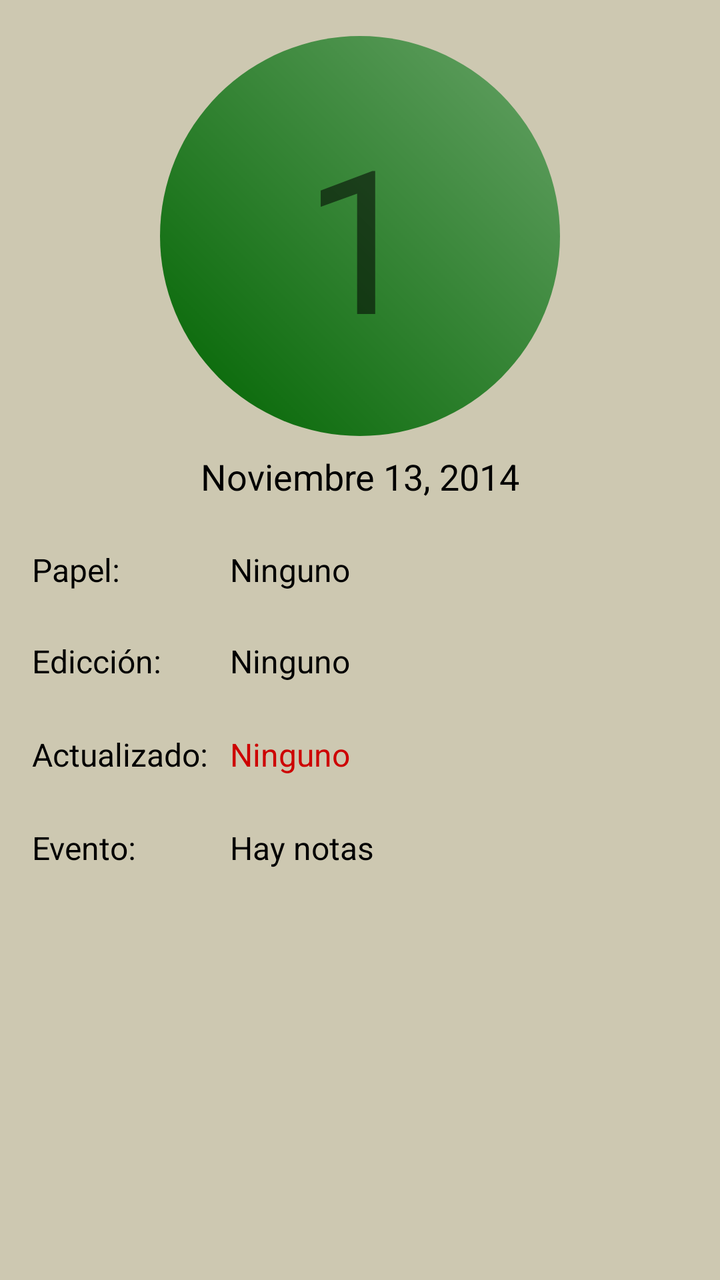
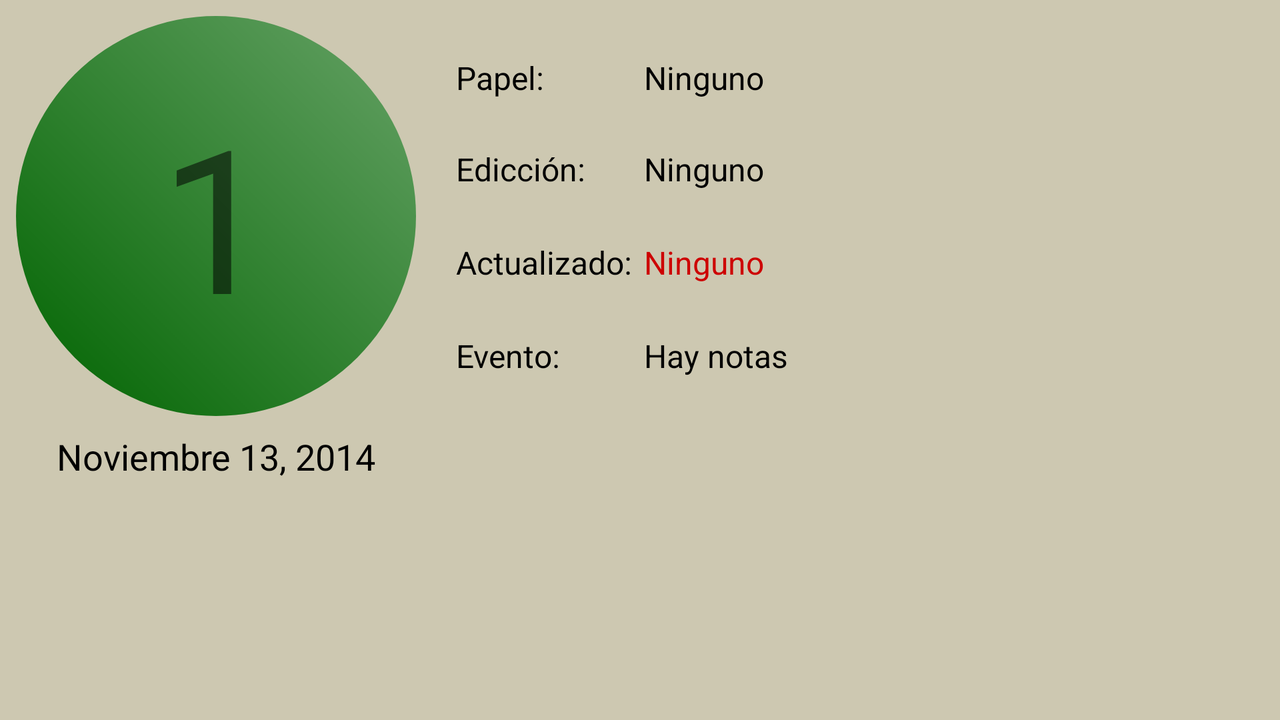

The same Android screen from two of the app's own layout files: first res/layout/ as a phone draws it, then the repository's variant for another configuration, drawn on a device whose configuration selects that folder. Both files follow.
<!-- AndroidManifest.xml: application theme AppThemeBase -->
<!-- res/layout/layout_schedule.xml -->
<?xml version="1.0" encoding="utf-8"?>
<RelativeLayout 
    xmlns:android="http://schemas.android.com/apk/res/android"
    android:layout_width="match_parent"
    android:layout_height="match_parent"
    android:background="@color/schedule_color">

    <TextView
        android:id="@+id/text_turn"
        android:layout_width="wrap_content"
        android:layout_height="wrap_content"
        android:layout_alignParentTop="true"
        android:layout_centerHorizontal="true"
        android:layout_marginTop="18dp"
        android:clickable="true"
        android:background="@drawable/circle"
        android:text="@string/text_turn"
        android:gravity="center"
        android:textSize="100sp" />

    
    <TextView
        android:id="@+id/text_role"
        android:layout_width="wrap_content"
        android:layout_height="wrap_content"
        android:layout_alignParentLeft="true"
        android:layout_alignParentStart="true"
        android:layout_below="@+id/text_turn"
        android:layout_marginLeft="16dp"
        android:layout_marginStart="16dp"
        android:layout_marginTop="56dp"
        android:text="@string/text_role" 
        android:textColor="@android:color/black"
        android:textSize="16sp"/>

    <TextView
        android:id="@+id/text_role_entry"
        android:layout_width="wrap_content"
        android:layout_height="wrap_content"
        android:layout_alignBottom="@+id/text_role"
        android:layout_marginLeft="55dp"
        android:layout_marginStart="55dp"
        android:layout_toEndOf="@+id/text_role"
        android:layout_toRightOf="@+id/text_role"
        android:text="@string/unknown"
        android:textColor="@android:color/black"
        android:textSize="16sp" />
	
    

    <TextView
        android:id="@+id/text_date"
        android:layout_width="wrap_content"
        android:layout_height="wrap_content"
        android:layout_alignLeft="@+id/text_role"
        android:layout_alignStart="@+id/text_role"
        android:layout_below="@+id/text_role"
        android:layout_marginTop="24dp"
        android:text="@string/text_date"
        android:textColor="@android:color/black"
        android:textSize="16sp" />

    <TextView
        android:id="@+id/text_date_entry"
        android:layout_width="wrap_content"
        android:layout_height="wrap_content"
        android:layout_alignBottom="@+id/text_date"
        android:layout_alignLeft="@+id/text_role_entry"
        android:layout_alignStart="@+id/text_role_entry"
        android:layout_toEndOf="@+id/text_date"
        android:layout_toRightOf="@+id/text_date"
        android:text="@string/unknown"
        android:textColor="@android:color/black"
        android:textSize="16sp" />

    

    <TextView
        android:id="@+id/text_last_updated"
        android:layout_width="wrap_content"
        android:layout_height="wrap_content"
        android:layout_alignLeft="@+id/text_date"
        android:layout_alignStart="@+id/text_date"
        android:layout_below="@+id/text_date"
        android:layout_marginTop="25dp"
        android:text="@string/text_last_updated"
        android:textColor="@android:color/black"
        android:textSize="16sp" />

    <TextView
        android:id="@+id/text_last_entry"
        android:layout_width="wrap_content"
        android:layout_height="wrap_content"
        android:layout_alignBottom="@+id/text_last_updated"
        android:layout_alignLeft="@+id/text_role_entry"
        android:layout_alignStart="@+id/text_role_entry"
        android:layout_toEndOf="@+id/text_last_updated"
        android:layout_toRightOf="@+id/text_last_updated"
        android:text="@string/unknown"
        android:textColor="@color/red"
        android:textSize="16sp" />

    <TextView
        android:id="@+id/text_note"
        android:layout_width="wrap_content"
        android:layout_height="wrap_content"
        android:layout_alignLeft="@+id/text_last_updated"
        android:layout_alignStart="@+id/text_last_updated"
        android:layout_below="@+id/text_last_updated"
        android:layout_marginTop="25dp"
        android:text="@string/text_notes"
        android:textColor="@android:color/black"
        android:textSize="16sp" />

    <TextView
        android:id="@+id/text_note_entry"
        android:layout_width="wrap_content"
        android:layout_height="wrap_content"
        android:layout_alignBottom="@+id/text_note"
        android:layout_alignLeft="@+id/text_role_entry"
        android:layout_alignStart="@+id/text_role_entry"
        android:layout_toEndOf="@+id/text_note"
        android:layout_toRightOf="@+id/text_note"
        android:text="@string/text_note_on"
        android:textColor="@android:color/black"
        android:textSize="16sp" />

    <TextView
        android:id="@+id/text_edition_number"
        android:layout_width="wrap_content"
        android:layout_height="wrap_content"
        android:layout_alignEnd="@+id/text_turn"
        android:layout_alignLeft="@+id/text_turn"
        android:layout_alignRight="@+id/text_turn"
        android:layout_alignStart="@+id/text_turn"
        android:layout_below="@+id/text_turn"
        android:layout_centerHorizontal="true"
        android:layout_marginTop="8dp"
        android:gravity="center"
        android:text="@string/text_edition_number"
        android:textColor="@android:color/black"
        android:textSize="18sp" />

    <ImageButton
        android:id="@+id/button_options"
        android:layout_width="wrap_content"
        android:layout_height="wrap_content"
        android:layout_above="@+id/text_edition_number"
        android:layout_toRightOf="@+id/text_turn"
        android:layout_toEndOf="@+id/text_turn"
        android:contentDescription="@string/options"
        android:background="@null"
        android:onClick="showPopup"
        android:src="@drawable/abc_ic_menu_moreoverflow_mtrl_alpha" />

</RelativeLayout>
<!-- resources referenced by this layout -->
<resources>
  <color name="red">#CD0000</color>
  <color name="schedule_color">#CDC8B1</color>
  <!-- drawable circle (drawable) -->
  <?xml version="1.0" encoding="utf-8"?>
  <shape 
      xmlns:android="http://schemas.android.com/apk/res/android" 
      android:shape="oval"
      android:visible="true">
      
      <size 
          android:width="200dp"
          android:height="200dp"/>
      
      <solid 
          android:color="#007f00"/>
      
      <gradient
          android:startColor="#006400"
          android:endColor="#66a266"
          android:angle="45"/>
      
  </shape>
  <string name="options">opciones</string>
  <string name="text_date">Edicción:</string>
  <string name="text_edition_number">Noviembre 13, 2014</string>
  <string name="text_last_updated">Actualizado:</string>
  <string name="text_note_on">Hay notas</string>
  <string name="text_notes">Evento:</string>
  <string name="text_role">Papel:</string>
  <string name="text_turn">1</string>
  <string name="unknown">Ninguno</string>
  <!-- from res/values-v21/ -->
  <style name="AppThemeBase" parent="Theme.AppCompat.Light.DarkActionBar">
          <item name="android:colorPrimary">@color/colorPrimary_500</item>
      	<item name="android:colorPrimaryDark">@color/colorPrimary_700</item>
      	<item name="android:colorAccent">@color/colorPrimaryAccent</item>
      </style>
</resources>
<!-- res/layout-land/layout_schedule.xml (the repository's variant of the layout above) -->
<!-- drawn on the phone turned sideways -->
<?xml version="1.0" encoding="utf-8"?>
<RelativeLayout xmlns:android="http://schemas.android.com/apk/res/android"
    android:layout_width="match_parent"
    android:layout_height="match_parent"
    android:background="@color/schedule_color">

    

    <TextView
        android:id="@+id/text_role_entry"
        android:layout_width="wrap_content"
        android:layout_height="wrap_content"
        android:layout_alignBottom="@+id/text_role"
        android:layout_marginLeft="50dp"
        android:layout_marginStart="50dp"
        android:layout_toEndOf="@+id/text_role"
        android:layout_toRightOf="@+id/text_role"
        android:text="@string/unknown"
        android:textColor="@android:color/black"
        android:textSize="16sp" />
	
    

    <TextView
        android:id="@+id/text_date"
        android:layout_width="wrap_content"
        android:layout_height="wrap_content"
        android:layout_alignLeft="@+id/text_role"
        android:layout_alignStart="@+id/text_role"
        android:layout_below="@+id/text_role"
        android:layout_marginTop="24dp"
        android:text="@string/text_date"
        android:textColor="@android:color/black"
        android:textSize="16sp" />

    <TextView
        android:id="@+id/text_date_entry"
        android:layout_width="wrap_content"
        android:layout_height="wrap_content"
        android:layout_alignBottom="@+id/text_date"
        android:layout_alignLeft="@+id/text_role_entry"
        android:layout_alignStart="@+id/text_role_entry"
        android:layout_toEndOf="@+id/text_date"
        android:layout_toRightOf="@+id/text_date"
        android:text="@string/unknown"
        android:textColor="@android:color/black"
        android:textSize="16sp" />

    

    <TextView
        android:id="@+id/text_last_updated"
        android:layout_width="wrap_content"
        android:layout_height="wrap_content"
        android:layout_alignLeft="@+id/text_date"
        android:layout_alignStart="@+id/text_date"
        android:layout_below="@+id/text_date"
        android:layout_marginTop="25dp"
        android:text="@string/text_last_updated"
        android:textColor="@android:color/black"
        android:textSize="16sp" />

    <TextView
        android:id="@+id/text_last_entry"
        android:layout_width="wrap_content"
        android:layout_height="wrap_content"
        android:layout_alignBottom="@+id/text_last_updated"
        android:layout_alignLeft="@+id/text_role_entry"
        android:layout_alignStart="@+id/text_role_entry"
        android:layout_toEndOf="@+id/text_last_updated"
        android:layout_toRightOf="@+id/text_last_updated"
        android:text="@string/unknown"
        android:textColor="@color/red"
        android:textSize="16sp" />

    <TextView
        android:id="@+id/text_note"
        android:layout_width="wrap_content"
        android:layout_height="wrap_content"
        android:layout_alignLeft="@+id/text_last_updated"
        android:layout_alignStart="@+id/text_last_updated"
        android:layout_below="@+id/text_last_updated"
        android:layout_marginTop="25dp"
        android:text="@string/text_notes"
        android:textColor="@android:color/black"
        android:textSize="16sp" />

    <TextView
        android:id="@+id/text_note_entry"
        android:layout_width="wrap_content"
        android:layout_height="wrap_content"
        android:layout_alignBottom="@+id/text_note"
        android:layout_alignLeft="@+id/text_role_entry"
        android:layout_alignStart="@+id/text_role_entry"
        android:layout_toEndOf="@+id/text_note"
        android:layout_toRightOf="@+id/text_note"
        android:text="@string/text_note_on"
        android:textColor="@android:color/black"
        android:textSize="16sp" />

    <TextView
        android:id="@+id/text_role"
        android:layout_width="wrap_content"
        android:layout_height="wrap_content"
        android:layout_alignTop="@+id/text_turn"
        android:layout_marginLeft="10dp"
        android:layout_marginStart="20dp"
        android:layout_marginTop="20dp"
        android:layout_toEndOf="@+id/text_turn"
        android:layout_toRightOf="@+id/text_turn"
        android:text="@string/text_role"
        android:textColor="@android:color/black"
        android:textSize="16sp" />

    <TextView
        android:id="@+id/text_edition_number"
        android:layout_width="wrap_content"
        android:layout_height="wrap_content"
        android:layout_alignEnd="@+id/text_turn"
        android:layout_alignLeft="@+id/text_turn"
        android:layout_alignRight="@+id/text_turn"
        android:layout_alignStart="@+id/text_turn"
        android:layout_below="@+id/text_turn"
        android:layout_marginTop="8dp"
        android:gravity="center"
        android:text="@string/text_edition_number"
        android:textColor="@android:color/black"
        android:textSize="18sp" />

    <TextView
        android:id="@+id/text_turn"
        android:layout_width="wrap_content"
        android:layout_height="wrap_content"
        android:layout_marginLeft="8dp"
        android:layout_marginStart="8dp"
        android:layout_marginTop="8dp"
        android:background="@drawable/circle"
        android:clickable="true"
        android:gravity="center"
        android:text="@string/text_turn"
        android:textSize="100sp" />

    <ImageButton
        android:id="@+id/btn_contact_call"
        android:layout_width="wrap_content"
        android:layout_height="wrap_content"
        android:layout_alignBottom="@+id/text_note_entry"
        android:layout_marginLeft="58dp"
        android:layout_marginStart="58dp"
        android:layout_toEndOf="@+id/text_edition_number"
        android:layout_toRightOf="@+id/text_note_entry"
        android:background="@null"
        android:contentDescription="@string/options"
        android:onClick="showPopup"
        android:src="@drawable/abc_ic_menu_moreoverflow_mtrl_alpha" />

</RelativeLayout>
